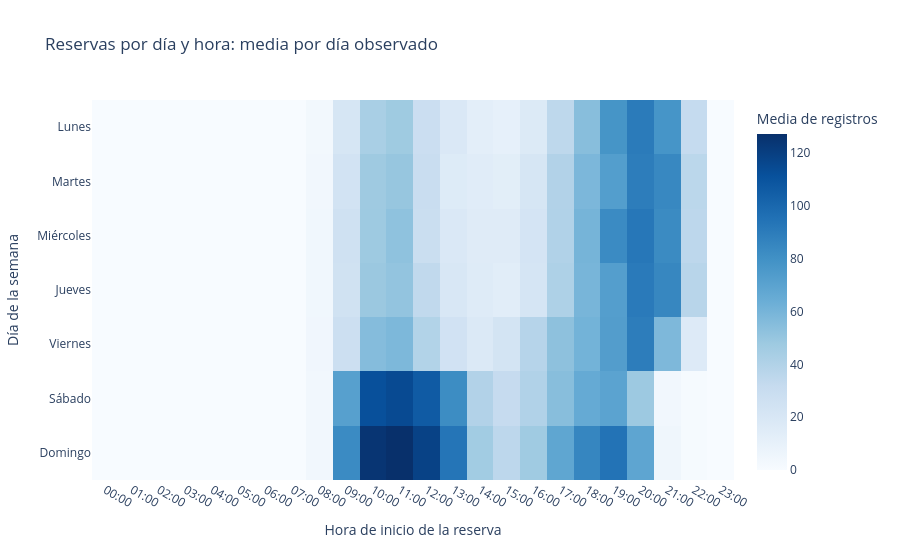

Notebook source saved alongside this figure:
### Code cell
# 1. Preparar fecha y hora de inicio
datos_horarios = reservas.copy()

datos_horarios["fecha_dia"] = (
    datos_horarios["fecha"].dt.normalize()
)

# Agrupar los inicios en intervalos de una hora.
# Ejemplo: 18:00 y 18:30 se incluyen en la franja de las 18.
datos_horarios["hora"] = (
    pd.to_numeric(datos_horarios["hora_inicio_num"], errors="raise")
    // 1
).astype(int)

# 2. Contar los registros por fecha y hora
registros_por_dia_hora = (
    datos_horarios
    .groupby(["fecha_dia", "hora"])
    .size()
    .unstack("hora", fill_value=0)
    .reindex(columns=range(24), fill_value=0)
)

# Solo aparecen fechas con algún registro individual.
# Dentro de esas fechas, cero significa que no hay registros
# que comiencen en esa franja horaria.

# 3. Calcular la media para cada día de la semana
mapa_horario = (
    registros_por_dia_hora
    .groupby(registros_por_dia_hora.index.day_of_week)
    .mean()
    .reindex(range(7))
)

dias = [
    "Lunes", "Martes", "Miércoles", "Jueves",
    "Viernes", "Sábado", "Domingo"
]

mapa_horario.index = dias
mapa_horario.columns = [f"{hora:02d}:00" for hora in range(24)]

# 4. Mostrar cuántas fechas se utilizan para cada media
dias_observados = (
    datos_horarios[["fecha_dia"]]
    .drop_duplicates()
    .assign(dia_semana=lambda x: x["fecha_dia"].dt.day_of_week)
    .groupby("dia_semana")
    .size()
    .reindex(range(7), fill_value=0)
)

dias_observados.index = dias

print("Número de fechas utilizadas para cada día de la semana:")
display(dias_observados.rename("fechas_observadas").to_frame())

# 5. Dibujar el mapa de calor
fig_horario = px.imshow(
    mapa_horario,
    aspect="auto",
    color_continuous_scale="Blues",
    labels={
        "x": "Hora de inicio de la reserva",
        "y": "Día de la semana",
        "color": "Media de registros"
    },
    title="Reservas por día y hora: media por día observado",
    template="plotly_white"
)

fig_horario.update_traces(
    hovertemplate=(
        "%{y}, franja de las %{x}"
        "<br>Media de registros: %{z:.1f}"
        "<extra></extra>"
    )
)

fig_horario.show()

# 6. Guardar resultados
mapa_horario.to_csv(
    carpeta_analisis / "media_reservas_dia_hora.csv",
    index_label="dia_semana",
    encoding="utf-8-sig"
)

fig_horario.write_html(
    str(carpeta_analisis / "mapa_calor_dia_hora.html"),
    include_plotlyjs=True
)

### Figure 1 — Plotly figure (JSON) as saved in the notebook; plotly's stock layout.template omitted (floating-point values rounded to 4 significant figures; data arrays with more than 128 entries replaced by an {"elided": "..."} marker saying what was removed)
{"data": [{"coloraxis": "coloraxis", "hovertemplate": "%{y}, franja de las %{x}<br>Media de registros: %{z:.1f}<extra></extra>", "name": "0", "type": "heatmap", "x": ["00:00", "01:00", "02:00", "03:00", "04:00", "05:00", "06:00", "07:00", "08:00", "09:00", "10:00", "11:00", "12:00", "13:00", "14:00", "15:00", "16:00", "17:00", "18:00", "19:00", "20:00", "21:00", "22:00", "23:00"], "xaxis": "x", "y": ["Lunes", "Martes", "Miércoles", "Jueves", "Viernes", "Sábado", "Domingo"], "yaxis": "y", "z": {"elided": "7x24 float values"}}], "layout": {"coloraxis": {"autocolorscale": false, "colorbar": {"title": {"text": "Media de registros"}}, "colorscale": [[0, "rgb(247,251,255)"], [0.125, "rgb(222,235,247)"], [0.25, "rgb(198,219,239)"], [0.375, "rgb(158,202,225)"], [0.5, "rgb(107,174,214)"], [0.625, "rgb(66,146,198)"], [0.75, "rgb(33,113,181)"], [0.875, "rgb(8,81,156)"], [1, "rgb(8,48,107)"]]}, "title": {"text": "Reservas por día y hora: media por día observado"}, "xaxis": {"anchor": "y", "domain": [0, 1], "title": {"text": "Hora de inicio de la reserva"}}, "yaxis": {"anchor": "x", "autorange": "reversed", "domain": [0, 1], "title": {"text": "Día de la semana"}}}}
